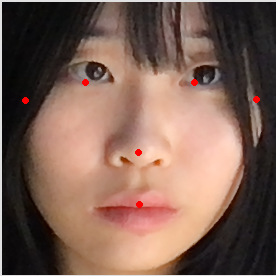
#> input picture face/captures/face_1757252070_0.png, 276 x 276 px
$ python -i centre-of-box.py   (imports and definitions only)
#> lines starting #> are read from the running program, lines starting #| are printed output that depends on the picture
import cv2
import mediapipe as mp
import matplotlib.pyplot as plt
import time
import os
import numpy as np

mp_face_detection = mp.solutions.face_detection
mp_drawing = mp.solutions.drawing_utils

# 저장 폴더 생성
save_dir = "captures"
# [1 line not run here, left out]

def enhance_image_for_detection(image):
    """얼굴 인식률 향상을 위한 이미지 전처리"""
    # 1. 밝기 및 대비 조정
    lab = cv2.cvtColor(image, cv2.COLOR_RGB2LAB)
#> lab: shape (276, 276, 3); mean of channels 0, 1, 2 106.7, 137.4, 138.9
    l, a, b = cv2.split(lab)
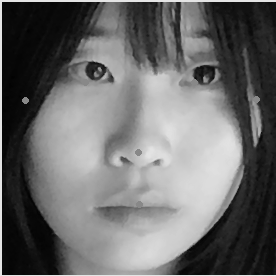
#> l: shape (276, 276); min 2, max 228, mean 106.7
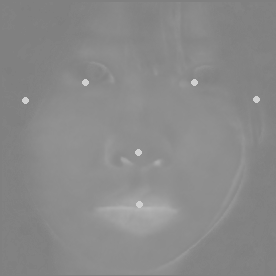
#> a: shape (276, 276); min 126, max 208, mean 137.4

    # CLAHE (Contrast Limited Adaptive Histogram Equalization) 적용
    clahe = cv2.createCLAHE(clipLimit=2.0, tileGridSize=(8,8))
    l = clahe.apply(l)
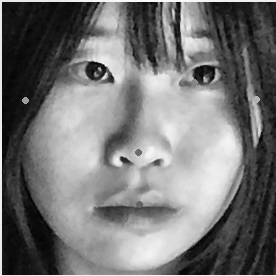
#> l: shape (276, 276); min 2, max 249, mean 117.1

    enhanced = cv2.merge([l, a, b])
#> enhanced: shape (276, 276, 3); mean of channels 0, 1, 2 117.1, 137.4, 138.9
    enhanced = cv2.cvtColor(enhanced, cv2.COLOR_LAB2RGB)
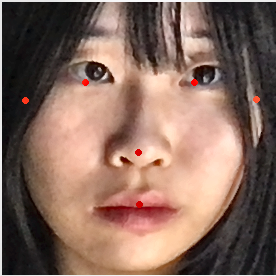
#> enhanced: shape (276, 276, 3); mean R, G, B 134.8, 106.4, 94.2

    # 2. 가우시안 블러로 노이즈 제거
    enhanced = cv2.GaussianBlur(enhanced, (3, 3), 0)
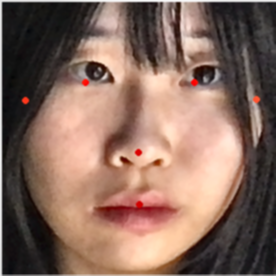
#> enhanced: shape (276, 276, 3); mean R, G, B 134.7, 106.3, 94.1

    return enhanced

# FaceDetection 초기화 (장거리 모델 + 낮은 confidence)
# [228 lines not run here, left out]

>>> import cv2
>>> picture = cv2.cvtColor(cv2.imread('../../face/captures/face_1757252070_0.png'), cv2.COLOR_BGR2RGB)
>>> result = enhance_image_for_detection(picture)

$ run again, on face/captures/face_1757253418_0.png
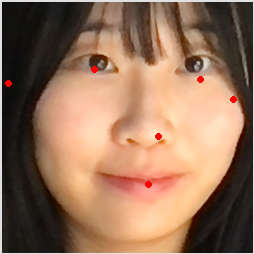
#> input picture face/captures/face_1757253418_0.png, 254 x 254 px
#> lab: shape (254, 254, 3); mean of channels 0, 1, 2 124.8, 138.2, 145.7
#> in enhance_image_for_detection, `l = clahe.apply(l)`:
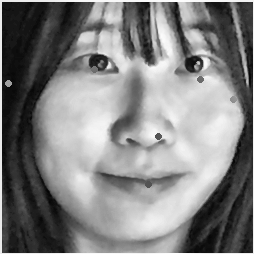
#> l: shape (254, 254); min 5, max 255, mean 129.2
#> in enhance_image_for_detection, `enhanced = cv2.GaussianBlur(enhanced, (3, 3), 0)`:
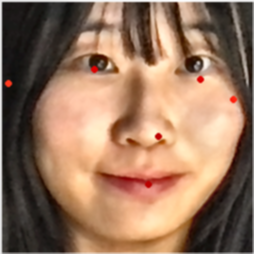
#> enhanced: shape (254, 254, 3); mean R, G, B 150.9, 117.2, 93.9
